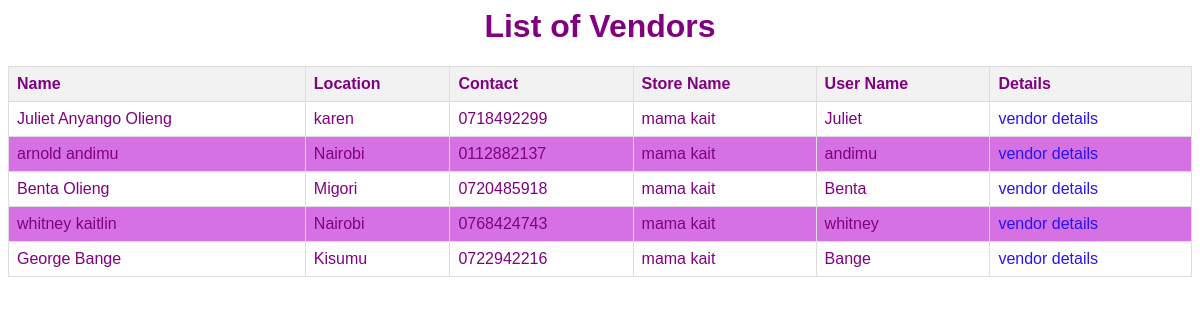
Screenshot of /vendor/vendors/list with the database file from the repository.
### vendor/models.py (models this page shows, shortened)
class Vendor(models.Model):
    name = models.CharField(max_length=32)
    location = models.CharField(max_length=32)
    contact = models.CharField(max_length=32)
    store_name = models.CharField(max_length=32)
    user_name = models.CharField(max_length=32)

### vendor/views.py (the view)
# urls.py: path("vendors/list",display_vendor,name="display_vendor_view"),
def display_vendor(request):
    vendors=Vendor.objects.all()
    return render(request,"vendor/display_vendor.html",{"vendors": vendors})

### templates/vendor/display_vendor.html (shortened to what this page needs)
</body>
</html>
<!DOCTYPE html>
<html lang="en">
<head>
    {%load static %}
    <link rel="stylesheet" href="{% static 'Css/product_list.css' %}"/>
</head>
<body>
    <table>
        <h1>List of Vendors</h1>
        <thead>
            <tr>
                <th>Name</th>
                <th>Location</th>
                <th>Contact</th>
                <th>Store Name</th>
                <th>User Name</th>
                <th>Details</th>
            </tr>
        </thead>
        <tbody>
            {% for vendor in vendors %}
            <tr>
                <td>{{ vendor.name }}</td>
                <td>{{ vendor.location }}</td>
                <td>{{ vendor.contact }}</td>
                <td>{{ vendor.store_name }}</td>
                <td>{{ vendor.user_name }}</td>
                <td> <a href="{% url 'vendor_detail_view' id=vendor.id %}">vendor details</a> </td>
            </tr>
            {% endfor %}
        </tbody>
    </table>
</body>
</html>

### inventory/static/Css/product_list.css (style rules this page uses)
body { font-family: Arial, sans-serif; }
table,h1 { text-align: center; color: purple; }
table { width: 100%; border-collapse: collapse; margin-top: 20px; }
th, td { border: 1px solid #ddd; padding: 8px; text-align: left; }
th { background-color: #f2f2f2; }
tr:nth-child(even) { background-color: #d671e4; }
a { text-decoration: none; color: rgb(41, 19, 243); }

### rows the page displays
Vendor: name "Juliet Anyango Olieng", location "karen", contact "0718492299", store_name "mama kait", user_name "Juliet"
Vendor: name "arnold andimu", location "Nairobi", contact "0112882137", store_name "mama kait", user_name "andimu"
Vendor: name "Benta Olieng", location "Migori", contact "0720485918", store_name "mama kait", user_name "Benta"
Vendor: name "whitney kaitlin", location "Nairobi", contact "0768424743", store_name "mama kait", user_name "whitney"
Vendor: name "George Bange", location "Kisumu", contact "0722942216", store_name "mama kait", user_name "Bange"
